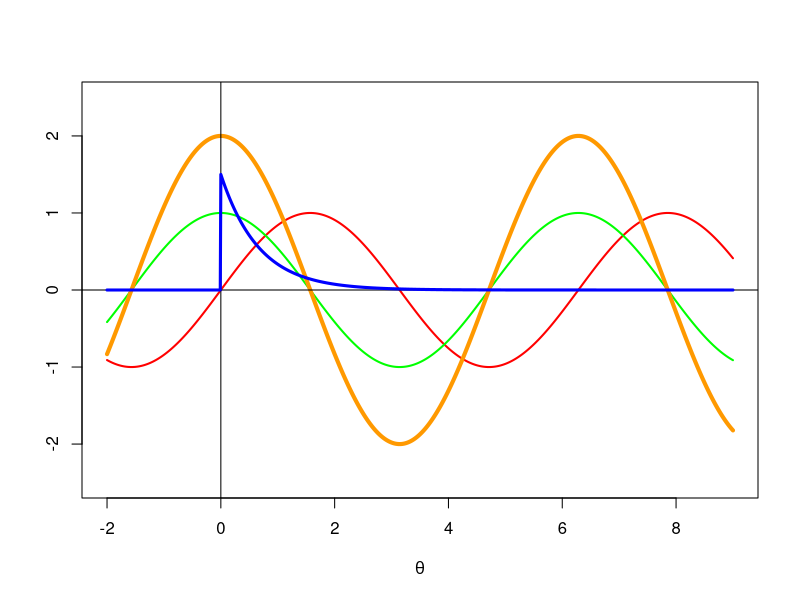

This chart was generated by the following R code:
# Sample plotting
# Choose 'Source' from the 'Code' menu and look at the graph produced

# Set exact limits on the plot and axis labels
# If this is left off R will determine limits for you when you call plot.
# This can be a problem if you add another graph to the plot that needs bigger limits

#Type = 'n' means 'none', i.e. don't actually draw anything
xlabel = expression(theta)
plot(0,0, type='n', xlim=c(-2,9), ylim=c(-2.5,2.5), xlab=xlabel, ylab='')

#add some graphs with different colors to the plot
x = seq(-2,9,.01)
y = sin(x)
lines(x,y, col='red', lwd=2)

y = cos(x)
lines(x,y, col='green',lwd=2)

#You can use rgb() to get other colors.
#You can use the parameter lwd to get a thicker line
col = rgb(1,.6, 0)
y = 2*cos(x)
lines(x,y, col=col,lwd=4)

# add a horizontal line at y = 0
abline(h=0)

# add a vertical line at x = 0
abline(v=0)

#Finally we add the graph of an exponential density
# Note the exponential density has range 0 to infinity so R gives it the
# value of 0 for x < 0
y = dexp(x,1.5)
lines(x,y, col='blue',lwd=3)
